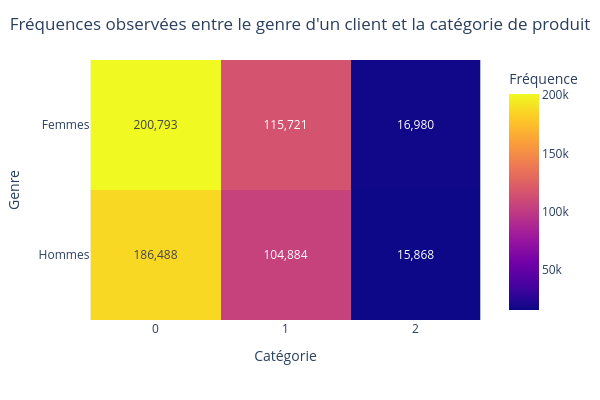

Here is the notebook cell this chart was saved with:
### Code cell
fig = px.imshow(contingency_table, text_auto=",d", labels={"y":"Genre","x":"Catégorie","color":"Fréquence"}, width=600, height=400)
fig.update_layout(title="Fréquences observées entre le genre d'un client et la catégorie de produit", title_x=0.5)
fig.show()

### Figure 1 — Plotly figure (JSON) as saved in the notebook; plotly's stock layout.template omitted (floating-point values rounded to 4 significant figures)
{"data": [{"coloraxis": "coloraxis", "hovertemplate": "Catégorie: %{x}<br>Genre: %{y}<br>Fréquence: %{z}<extra></extra>", "name": "0", "texttemplate": "%{z:,d}", "type": "heatmap", "x": ["0", "1", "2"], "xaxis": "x", "y": ["Femmes", "Hommes"], "yaxis": "y", "z": [[200793, 115721, 16980], [186488, 104884, 15868]]}], "layout": {"coloraxis": {"colorbar": {"title": {"text": "Fréquence"}}, "colorscale": [[0, "#0d0887"], [0.1111, "#46039f"], [0.2222, "#7201a8"], [0.3333, "#9c179e"], [0.4444, "#bd3786"], [0.5556, "#d8576b"], [0.6667, "#ed7953"], [0.7778, "#fb9f3a"], [0.8889, "#fdca26"], [1, "#f0f921"]]}, "height": 400, "margin": {"t": 60}, "title": {"text": "Fréquences observées entre le genre d'un client et la catégorie de produit", "x": 0.5}, "width": 600, "xaxis": {"anchor": "y", "constrain": "domain", "domain": [0, 1], "scaleanchor": "y", "title": {"text": "Catégorie"}}, "yaxis": {"anchor": "x", "autorange": "reversed", "constrain": "domain", "domain": [0, 1], "title": {"text": "Genre"}}}}
